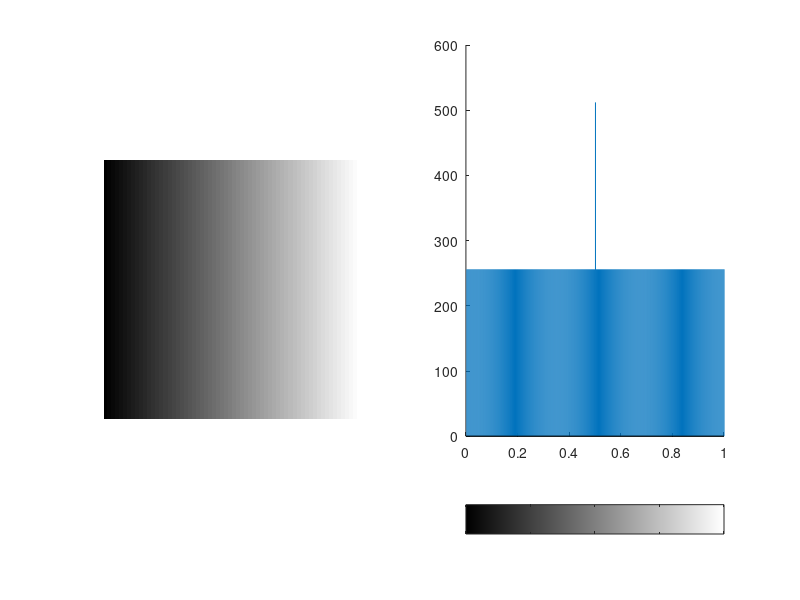

Write the MATLAB code that produced this figure.
function ramp()
%UNTITLED Summary of this function goes here
%   Detailed explanation goes here


GG = ones(256, 256);
[a,b] = size(GG);

for j=1:a
    GG(:,j) = GG(:,j)/256.*(j);
        %GG(i,j) = GG(i,j)*(256-j);
end

subplot(1,2,1);
imshow(GG);
subplot(1,2,2);
imhist(GG);


end

